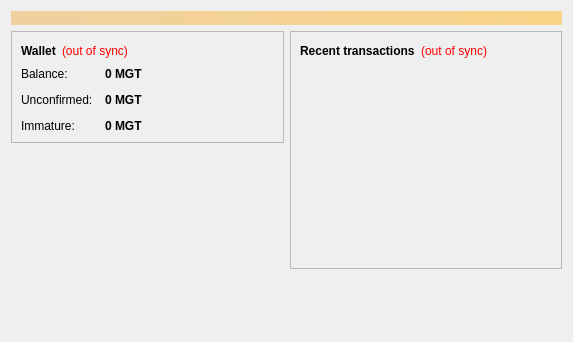
<?xml version="1.0" encoding="UTF-8"?>
<ui version="4.0">
 <class>OverviewPage</class>
 <widget class="QWidget" name="OverviewPage">
  <property name="geometry">
   <rect>
    <x>0</x>
    <y>0</y>
    <width>573</width>
    <height>342</height>
   </rect>
  </property>
  <property name="windowTitle">
   <string>Form</string>
  </property>
  <layout class="QVBoxLayout" name="topLayout">
   <item>
    <widget class="QLabel" name="labelAlerts">
     <property name="visible">
      <bool>false</bool>
     </property>
     <property name="styleSheet">
      <string notr="true">background-color: qlineargradient(x1: 0, y1: 0, x2: 1, y2: 0, stop:0 #F0D0A0, stop:1 #F8D488); color:#000000;</string>
     </property>
     <property name="wordWrap">
      <bool>true</bool>
     </property>
     <property name="margin">
      <number>3</number>
     </property>
    </widget>
   </item>
   <item>
    <layout class="QHBoxLayout" name="horizontalLayout" stretch="1,1">
     <item>
      <layout class="QVBoxLayout" name="verticalLayout_2">
       <item>
        <widget class="QFrame" name="frame">
         <property name="frameShape">
          <enum>QFrame::StyledPanel</enum>
         </property>
         <property name="frameShadow">
          <enum>QFrame::Raised</enum>
         </property>
         <layout class="QVBoxLayout" name="verticalLayout_4">
          <item>
           <layout class="QHBoxLayout" name="horizontalLayout_4">
            <item>
             <widget class="QLabel" name="label_5">
              <property name="font">
               <font>
                <weight>75</weight>
                <bold>true</bold>
               </font>
              </property>
              <property name="text">
               <string>Wallet</string>
              </property>
             </widget>
            </item>
            <item>
             <widget class="QLabel" name="labelWalletStatus">
              <property name="toolTip">
               <string>The displayed information may be out of date. Your wallet automatically synchronizes with the Magnetocoin network after a connection is established, but this process has not completed yet.</string>
              </property>
              <property name="styleSheet">
               <string notr="true">QLabel { color: red; }</string>
              </property>
              <property name="text">
               <string notr="true">(out of sync)</string>
              </property>
              <property name="alignment">
               <set>Qt::AlignLeading|Qt::AlignLeft|Qt::AlignVCenter</set>
              </property>
             </widget>
            </item>
            <item>
             <spacer name="horizontalSpacer_2">
              <property name="orientation">
               <enum>Qt::Horizontal</enum>
              </property>
              <property name="sizeHint" stdset="0">
               <size>
                <width>40</width>
                <height>20</height>
               </size>
              </property>
             </spacer>
            </item>
           </layout>
          </item>
          <item>
           <layout class="QFormLayout" name="formLayout_2">
            <property name="fieldGrowthPolicy">
             <enum>QFormLayout::AllNonFixedFieldsGrow</enum>
            </property>
            <property name="horizontalSpacing">
             <number>12</number>
            </property>
            <property name="verticalSpacing">
             <number>12</number>
            </property>
            <item row="0" column="0">
             <widget class="QLabel" name="label">
              <property name="text">
               <string>Balance:</string>
              </property>
             </widget>
            </item>
            <item row="0" column="1">
             <widget class="QLabel" name="labelBalance">
              <property name="font">
               <font>
                <weight>75</weight>
                <bold>true</bold>
               </font>
              </property>
              <property name="cursor">
               <cursorShape>IBeamCursor</cursorShape>
              </property>
              <property name="toolTip">
               <string>Your current balance</string>
              </property>
              <property name="text">
               <string notr="true">0 MGT</string>
              </property>
              <property name="textInteractionFlags">
               <set>Qt::LinksAccessibleByMouse|Qt::TextSelectableByKeyboard|Qt::TextSelectableByMouse</set>
              </property>
             </widget>
            </item>
            <item row="1" column="0">
             <widget class="QLabel" name="label_3">
              <property name="text">
               <string>Unconfirmed:</string>
              </property>
             </widget>
            </item>
            <item row="1" column="1">
             <widget class="QLabel" name="labelUnconfirmed">
              <property name="font">
               <font>
                <weight>75</weight>
                <bold>true</bold>
               </font>
              </property>
              <property name="cursor">
               <cursorShape>IBeamCursor</cursorShape>
              </property>
              <property name="toolTip">
               <string>Total of transactions that have yet to be confirmed, and do not yet count toward the current balance</string>
              </property>
              <property name="text">
               <string notr="true">0 MGT</string>
              </property>
              <property name="textInteractionFlags">
               <set>Qt::LinksAccessibleByMouse|Qt::TextSelectableByKeyboard|Qt::TextSelectableByMouse</set>
              </property>
             </widget>
            </item>
            <item row="2" column="0">
             <widget class="QLabel" name="labelImmatureText">
              <property name="text">
               <string>Immature:</string>
              </property>
             </widget>
            </item>
            <item row="2" column="1">
             <widget class="QLabel" name="labelImmature">
              <property name="font">
               <font>
                <weight>75</weight>
                <bold>true</bold>
               </font>
              </property>
              <property name="toolTip">
               <string>Mined balance that has not yet matured</string>
              </property>
              <property name="text">
               <string notr="true">0 MGT</string>
              </property>
              <property name="textInteractionFlags">
               <set>Qt::LinksAccessibleByMouse|Qt::TextSelectableByKeyboard|Qt::TextSelectableByMouse</set>
              </property>
             </widget>
            </item>
           </layout>
          </item>
         </layout>
        </widget>
       </item>
       <item>
        <spacer name="verticalSpacer">
         <property name="orientation">
          <enum>Qt::Vertical</enum>
         </property>
         <property name="sizeHint" stdset="0">
          <size>
           <width>20</width>
           <height>40</height>
          </size>
         </property>
        </spacer>
       </item>
      </layout>
     </item>
     <item>
      <layout class="QVBoxLayout" name="verticalLayout_3">
       <item>
        <widget class="QFrame" name="frame_2">
         <property name="frameShape">
          <enum>QFrame::StyledPanel</enum>
         </property>
         <property name="frameShadow">
          <enum>QFrame::Raised</enum>
         </property>
         <layout class="QVBoxLayout" name="verticalLayout">
          <item>
           <layout class="QHBoxLayout" name="horizontalLayout_2">
            <item>
             <widget class="QLabel" name="label_4">
              <property name="text">
               <string>&lt;b&gt;Recent transactions&lt;/b&gt;</string>
              </property>
             </widget>
            </item>
            <item>
             <widget class="QLabel" name="labelTransactionsStatus">
              <property name="toolTip">
               <string>The displayed information may be out of date. Your wallet automatically synchronizes with the Magnetocoin network after a connection is established, but this process has not completed yet.</string>
              </property>
              <property name="styleSheet">
               <string notr="true">QLabel { color: red; }</string>
              </property>
              <property name="text">
               <string notr="true">(out of sync)</string>
              </property>
              <property name="alignment">
               <set>Qt::AlignRight|Qt::AlignTrailing|Qt::AlignVCenter</set>
              </property>
             </widget>
            </item>
            <item>
             <spacer name="horizontalSpacer">
              <property name="orientation">
               <enum>Qt::Horizontal</enum>
              </property>
              <property name="sizeHint" stdset="0">
               <size>
                <width>40</width>
                <height>20</height>
               </size>
              </property>
             </spacer>
            </item>
           </layout>
          </item>
          <item>
           <widget class="QListView" name="listTransactions">
            <property name="styleSheet">
             <string notr="true">QListView { background: transparent; }</string>
            </property>
            <property name="frameShape">
             <enum>QFrame::NoFrame</enum>
            </property>
            <property name="verticalScrollBarPolicy">
             <enum>Qt::ScrollBarAlwaysOff</enum>
            </property>
            <property name="horizontalScrollBarPolicy">
             <enum>Qt::ScrollBarAlwaysOff</enum>
            </property>
            <property name="selectionMode">
             <enum>QAbstractItemView::NoSelection</enum>
            </property>
           </widget>
          </item>
         </layout>
        </widget>
       </item>
       <item>
        <spacer name="verticalSpacer_2">
         <property name="orientation">
          <enum>Qt::Vertical</enum>
         </property>
         <property name="sizeHint" stdset="0">
          <size>
           <width>20</width>
           <height>40</height>
          </size>
         </property>
        </spacer>
       </item>
      </layout>
     </item>
    </layout>
   </item>
  </layout>
 </widget>
 <resources/>
 <connections/>
</ui>
